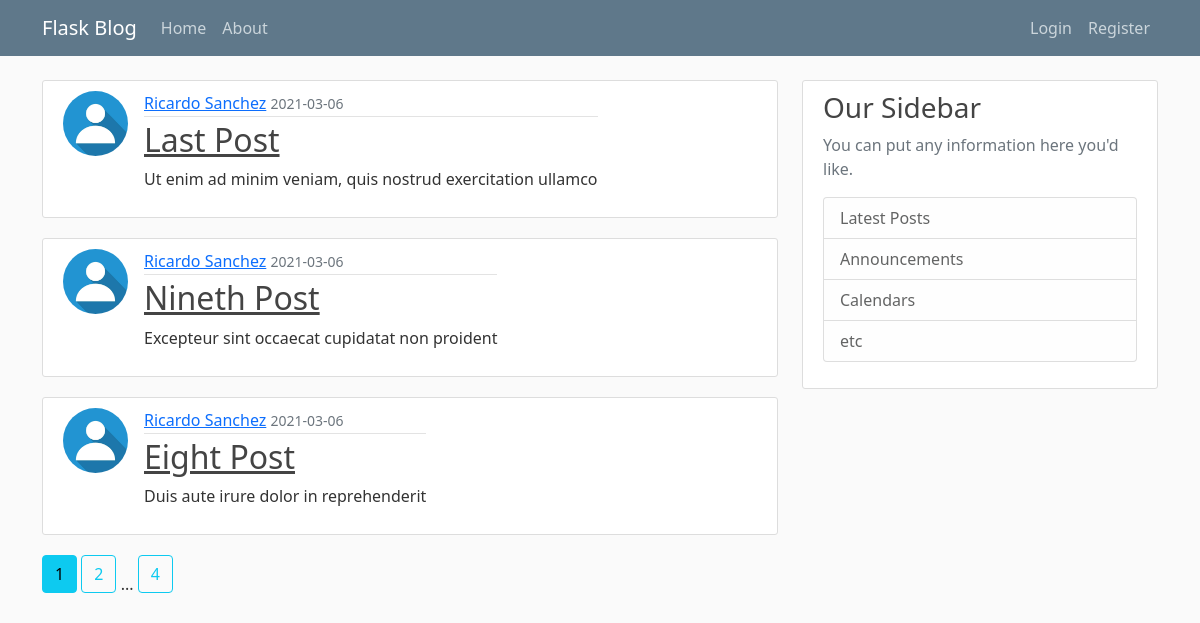
Page /home on the earlier database version.
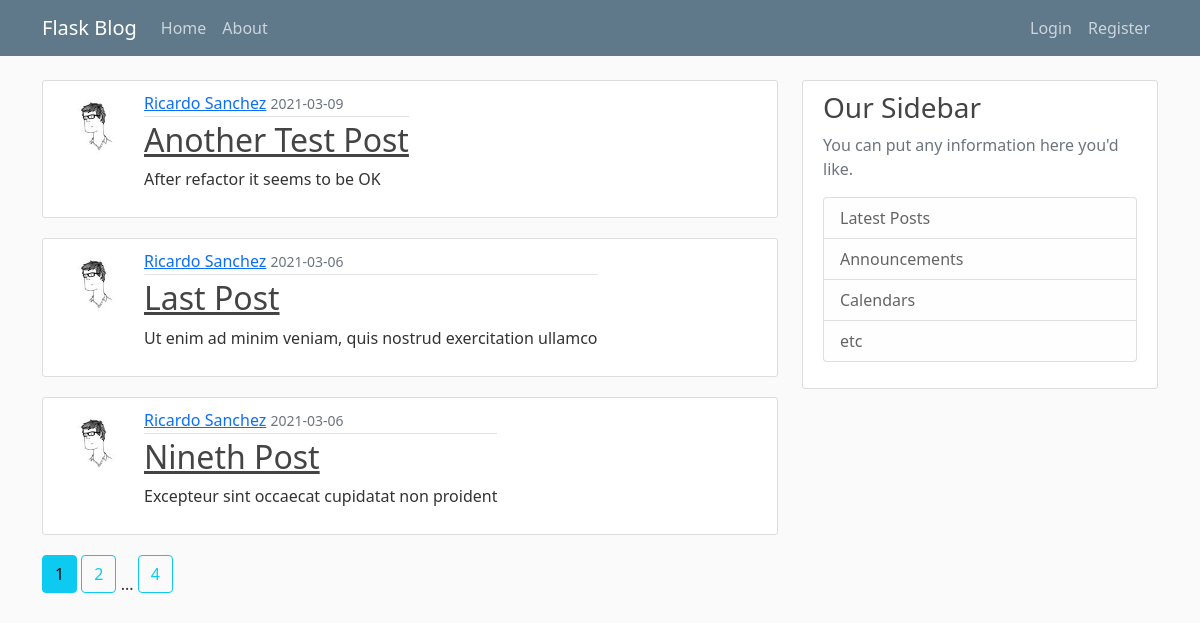
Same page on the later database version.
### flaskblog/models.py (models this page shows, shortened)
class Post(db.Model):
    id = db.Column(db.Integer, primary_key=True)
    title = db.Column(db.String(100), nullable=False)
    date_posted = db.Column(db.DateTime, nullable=False, default=datetime.utcnow)
    content = db.Column(db.Text, nullable=False)
    user_id = db.Column(db.Integer, db.ForeignKey("user.id"), nullable=False)

class User(db.Model, UserMixin):
    id = db.Column(db.Integer, primary_key=True)
    username = db.Column(db.String(20), unique=True, nullable=False)
    email = db.Column(db.String(120), unique=True, nullable=False)
    image_file = db.Column(db.String(20), nullable=False, default="default.jpg")
    password = db.Column(db.String(60), nullable=False)
    posts = db.relationship("Post", backref="author", lazy=True)

### flaskblog/main/routes.py (the view)
@main.route("/")
@main.route("/home")
def home():
    page = request.args.get("page", 1, type=int)
    posts = Post.query.order_by(Post.date_posted.desc()).paginate(page=page, per_page=3)
    return render_template("home.html", posts=posts)

### flaskblog/templates/home.html
{% extends 'layout.html' %}
{% block content %}
    {% for post in posts.items %}
    <article class="media content-section d-flex">
        <img src="{{ url_for('static', filename='profile_pics/'+post.author.image_file) }}" alt="Authos Thumbnail Image" class="rounded-circle article-img">
        <div class="media-body">
            <div class="article-metadata">
            <a class="mr-2" href="{{ url_for('users.user_posts', username=post.author.username) }}">{{ post.author.username }}</a>
            <small class="text-muted">{{ post.date_posted.strftime('%Y-%m-%d') }}</small>
            </div>
            <h2><a class="article-title" href="{{ url_for('posts.post', post_id=post.id) }}">{{ post.title }}</a></h2>
            <p class="article-content">{{ post.content }}</p>
        </div>
    </article>
    {% endfor %}
    {% for page_num in posts.iter_pages(left_edge=1, right_edge=1, left_current=1, right_current=2) %}
        {% if page_num %}
            {% if posts.page == page_num %}
                <a class="btn btn-info mb-4" href="{{ url_for('main.home', page=page_num) }}">{{ page_num }}</a>
            {% else %}
                <a class="btn btn-outline-info mb-4" href="{{ url_for('main.home', page=page_num) }}">{{ page_num }}</a>
            {% endif %}
        {% else %}
            ...
        {% endif %}
    {% endfor %}
{% endblock content %}

Differences in the rows shown:
no longer on this page (row edited): Post: image_file (placeholder picture), author.username "Ricardo Sanchez", date_posted "2021-03-06", title "Eight Post", content "Duis aute irure dolor in reprehenderit"
added Post: image_file (picture), author.username "Ricardo Sanchez", date_posted "2021-03-09", title "Another Test Post", content "After refactor it seems to be OK"
changed through a linked row, Post "Last Post": image_file: picture added in place of a placeholder
changed through a linked row, Post "Nineth Post": image_file: picture added in place of a placeholder
